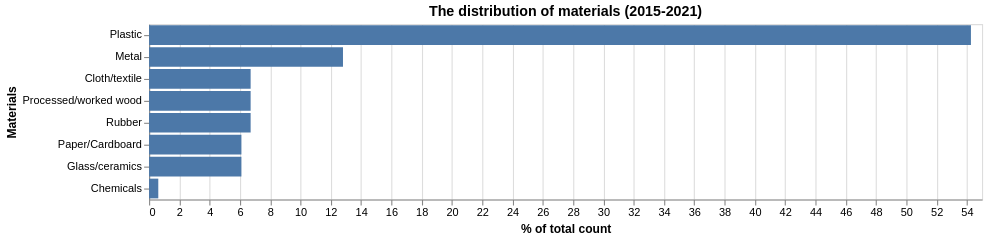

Write the Vega-Lite specification saved for this chart.
### Vega-Lite specification from a JSON file in a GitHub repository (floating-point values rounded to 4 significant figures)
{"$schema": "https://vega.github.io/schema/vega-lite/v5.json", "title": "The distribution of materials (2015-2021)", "data": {"values": [{"Materials": "Plastic", "Time": 89}, {"Materials": "Metal", "Time": 21}, {"Materials": "Cloth/textile", "Time": 11}, {"Materials": "Processed/worked wood", "Time": 11}, {"Materials": "Paper/Cardboard", "Time": 10}, {"Materials": "Rubber", "Time": 11}, {"Materials": "Glass/ceramics", "Time": 10}, {"Materials": "Chemicals", "Time": 1}]}, "transform": [{"window": [{"op": "sum", "field": "Time", "as": "TotalTime"}], "frame": [null, null]}, {"calculate": "datum.Time/datum.TotalTime * 100", "as": "PercentOfTotal"}], "width": 760, "height": {"step": 20}, "mark": {"type": "bar", "tooltip": {"content": "encoding"}}, "encoding": {"y": {"field": "Materials", "type": "nominal", "sort": "-x"}, "x": {"field": "PercentOfTotal", "type": "quantitative", "format": ".2f", "title": "% of total count"}}}
